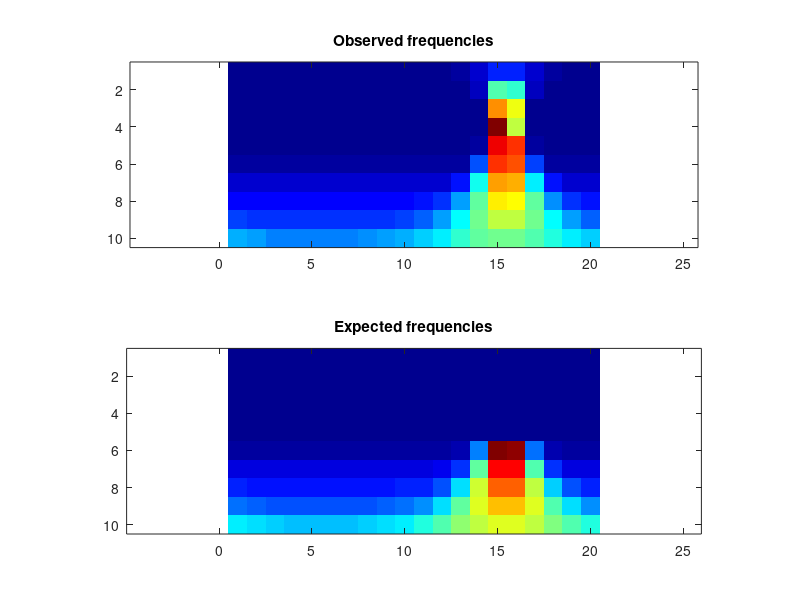

Write the MATLAB code that produced this figure.
obsFrequencies = [ 25, 12, 8, 12, 5, 8, 6, 6, 15, 19, 56, 170, 694, 2445, 5101, 4993, 2385, 644, 168, 50; 0, 0, 0, 0, 0, 0, 0, 0, 0, 0, 0, 2, 77, 2024, 16011, 14887, 1738, 72, 1, 0; 0, 0, 0, 0, 0, 0, 0, 0, 0, 0, 0, 0, 0, 46, 25578, 21232, 27, 0, 0, 0; 0, 0, 0, 0, 0, 0, 0, 0, 0, 0, 0, 0, 0, 0, 35354, 19780, 0, 1, 0, 0; 0, 0, 0, 0, 0, 0, 0, 0, 0, 0, 0, 0, 2, 889, 31374, 29085, 651, 0, 0, 0; 831, 803, 773, 824, 784, 823, 805, 831, 771, 787, 804, 827, 1049, 6879, 28747, 27987, 6248, 1092, 793, 775; 2414, 2417, 2457, 2453, 2433, 2420, 2447, 2337, 2429, 2391, 2322, 2679, 4774, 13307, 25161, 24822, 12702, 4637, 2663, 2464; 4102, 4044, 4039, 3985, 3994, 4141, 4018, 4033, 4127, 4159, 4539, 5733, 9557, 16219, 22185, 21904, 16076, 9145, 5697, 4437; 6473, 5973, 5875, 5678, 5624, 5604, 5662, 5954, 5938, 6307, 7392, 9546, 12878, 16823, 19738, 19455, 16736, 12737, 9618, 7277; 10149, 9481, 8793, 8587, 8655, 8528, 8771, 9052, 9463, 10178, 11209, 12643, 14502, 16104, 16802, 16827, 15879, 14346, 12693, 11301 ];
expFrequencies = [ 0, 0, 0, 0, 0, 0, 0, 0, 0, 0, 0, 0, 0, 0, 0, 0, 0, 0, 0, 0; 0, 0, 0, 0, 0, 0, 0, 0, 0, 0, 0, 0, 0, 0, 0, 0, 0, 0, 0, 0; 0, 0, 0, 0, 0, 0, 0, 0, 0, 0, 0, 0, 0, 0, 0, 0, 0, 0, 0, 0; 0, 0, 0, 0, 0, 0, 0, 0, 0, 0, 0, 0, 0, 0, 0, 0, 0, 0, 0, 0; 0, 0, 0, 0, 0, 0, 0, 0, 0, 0, 0, 0, 0, 0, 0, 0, 0, 0, 0, 0; 800, 800, 800, 800, 800, 800, 800, 800, 800, 800.001, 800.053, 805.81, 1116.66, 6902.15, 28654.2, 27768.6, 6328.14, 1072.41, 804.816, 800.043; 2401.49, 2400.12, 2400.01, 2400, 2400, 2400, 2400, 2400.01, 2400.13, 2401.66, 2423.39, 2687.4, 4820.91, 13298.2, 25049.5, 24703.6, 12783.4, 4636.49, 2659.95, 2420.93; 4089.36, 4021.76, 4006.56, 4002.75, 4001.75, 4001.77, 4002.83, 4006.85, 4023.02, 4095.13, 4421.32, 5716.15, 9502.93, 16266.4, 22102.3, 21953.3, 15956, 9273.12, 5623.17, 4395.81; 6416.99, 5981.27, 5800.04, 5725.64, 5698.71, 5699.24, 5727.59, 5804.91, 5993.04, 6445.04, 7483.61, 9593.37, 13020.9, 16991.4, 19687.4, 19623.1, 16834.9, 12854.4, 9476.56, 7421.44; 10172.8, 9447.02, 8992.02, 8731.96, 8615.38, 8617.82, 8739.8, 9006.88, 9471.67, 10210.9, 11298.9, 12742.2, 14380.3, 15853.6, 16725.8, 16705.8, 15800.5, 14311.1, 12675.3, 11245.2 ];
colormap(jet);
clf; subplot(2,1,1);
imagesc(obsFrequencies);
title('Observed frequencies');
axis equal;
subplot(2,1,2);
imagesc(expFrequencies);
axis equal;
title('Expected frequencies');
